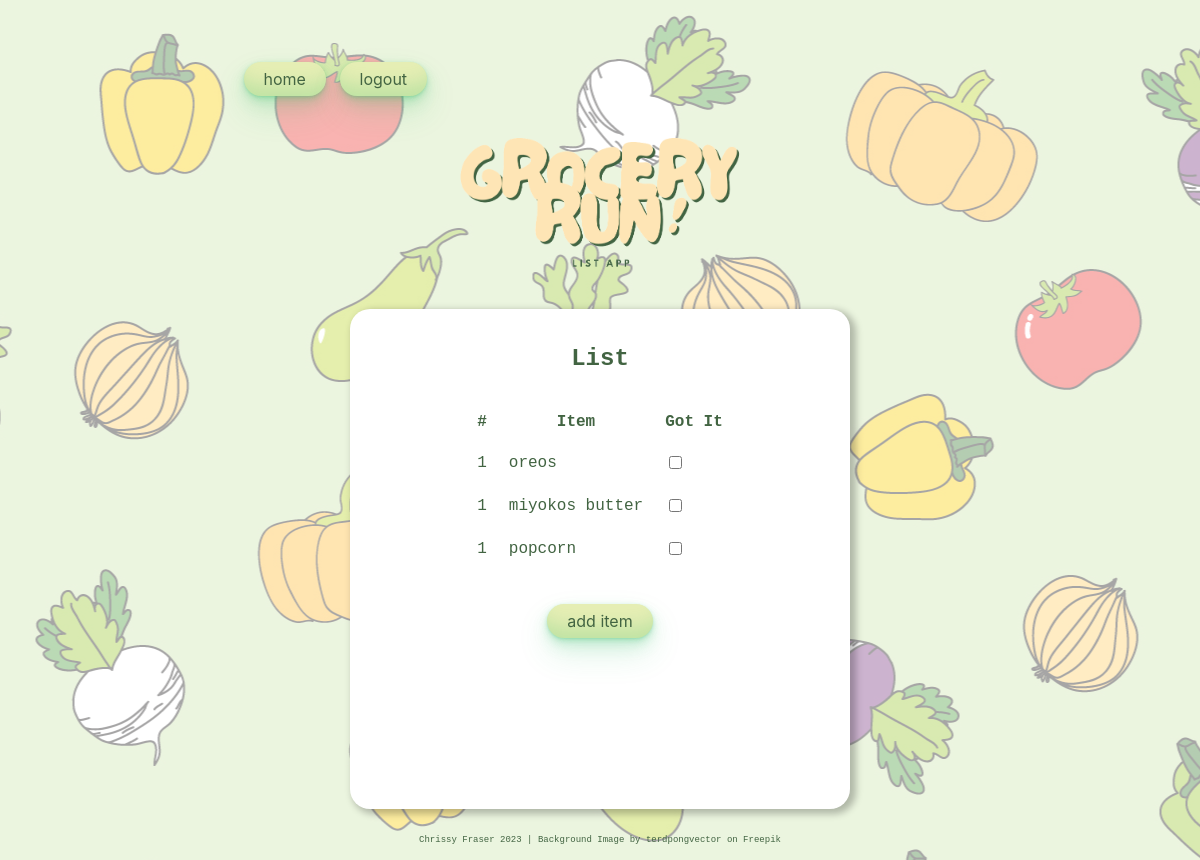
/grocery_run/home/ (signed in), run on an earlier commit of the app's database.
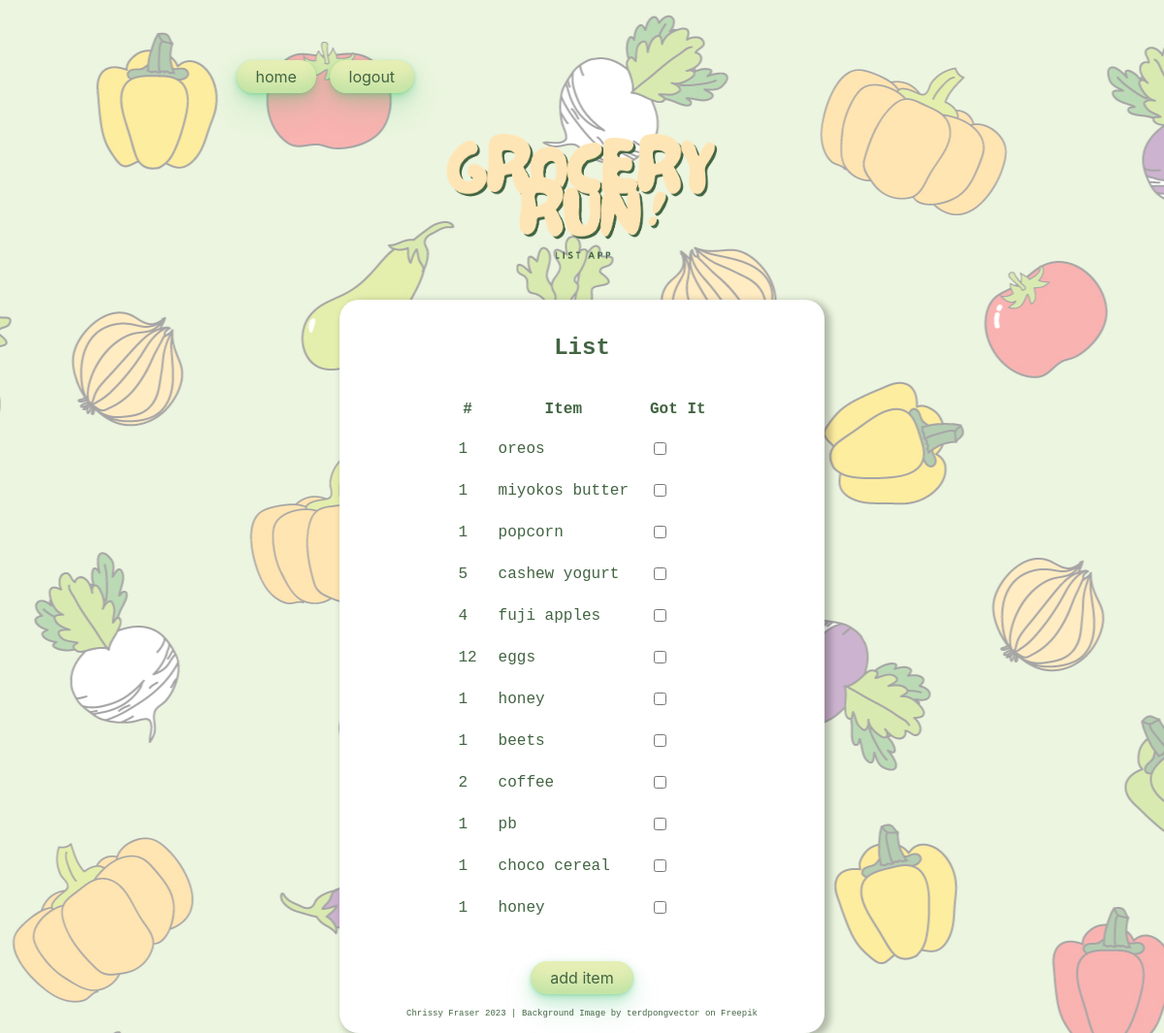
And on a later commit of the database.
### grocery_run/models.py (models this page shows, shortened)
class Item(models.Model):
    name = models.CharField(max_length=100)
    quantity = models.CharField(max_length=100, null=True, default=1)
    store_name = models.ForeignKey("Store", related_name="store", on_delete=models.PROTECT, null=True, blank=True)
    user = models.ForeignKey(User, related_name="user", on_delete=models.CASCADE, default=1)
    bought = models.BooleanField(default=False)

### grocery_run/views.py (the view)
# urls.py: path("home/", ItemListView.as_view(), name="home"),
class ItemListView(LoginRequiredMixin, ListView):
    model = Item
    template_name = "index.html"
    def get_queryset(self):
        return Item.objects.filter(user=self.request.user)

### grocery_run/templates/index.html
{% extends "base.html" %}
{% block content %}
<h2>List</h2>
<table table-layout="auto">
    <thead>
        <tr>
            <th>#</th>
            <th>Item</th>
            <th>Got It</th>
        </tr>
    </thead>
    <tbody>
        {% for item in object_list %}
        <tr>
            <td>{{ item.quantity }}</td>
            <td><a href="{% url 'update_item' item.id %}">{{ item.name|lower }}</a></td>
            <td><input id="checkbox" type="checkbox" | {{ item.bought }}?></td>
        </tr>
        {% endfor %}
    </tbody>
</table>
        <button class="button-33" type="button">
            <a href="{% url "create_item" %}">add item</a>
        </button>
{% endblock content%}

### grocery_run/templates/base.html (shortened to what this page needs)
{% load static %}
<!DOCTYPE html>
<html lang="en">
    <head>
        <link rel="stylesheet" href="{% static 'css/app.css' %}">
    </head>
    <div id="page-container">
        <header>
            <nav>
                <a class="button-33" id="nav-button" href="{% url "home" %}">home</a>
                <a class="button-33" id="nav-button" href="{% url "logout" %}">logout</a>
            </nav>
            <div >
                <img id="logo" src="{% static "img/gr-y.png" %}"/>
            </div>
        </header>
        <body>
            <div  class="container" id="content-wrap">
            {% block content %}
            {% endblock content %}
            </div>
        </body>
        <footer>
            <p>Chrissy Fraser 2023 | <a href="https://www.freepik.com/free-vector/healthy-vegetables-background_848742.htm#query=vegetable%20drawing%20cute%20background&position=5&from_view=search&track=ais">Background Image by terdpongvector</a> on Freepik<p>
        </footer>
    </div>
</html>

### grocery_run/static/css/app.css (style rules this page uses)
html { background-image: url("/static/img/veg-bg.jpg"); background-color: rgba(255, 255, 255, 0.6); background-blend-mode: lighten; color: #426442; display: table; margin: auto; padding-top: 5%; font-family: 'Courier New', Courier, monospace; }
html, body { height: 100%; }
body { display: table-cell; }
th { text-align: center; }
table { border-spacing: 20px; text-align:left; margin-left: auto; margin-right: auto; margin-bottom: 5%; }
td { border-spacing: 20px; text-align: left; }
button { font-family: 'Courier New', Courier, monospace; border-radius: 1rem; text-decoration: none; }
a { text-decoration: none; color: #426442; }
#logo { display: block; margin-left: auto; margin-right: auto; width: 40%; margin-bottom: 5%; }
.button-33 { background-color: #e5eeb4; border-radius: 100px; box-shadow: rgba(44, 187, 99, .2) 0 -25px 18px -14px inset, rgba(44, 187, 99, .15) 0 1px 2px, rgba(44, 187, 99, .15) 0 2px 4px, rgba(44, 187, 99, .15) 0 4px 8px, rgba(44, 187, 99, .15) 0 8px 16px, rgba(44, 187, 99, .15) 0 16px 32px; color: #426442; cursor: pointer; display: inline-block; font-family: CerebriSans-Regular, -apple-system, system-ui, Roboto, sans-serif; padding: 7px 20px; text-align: center; text-decoration: none; transition: all 250ms; border: 0; font-size: 16px; user-select: none; -webkit-user-select: none; touch-action: manipulation; }
nav { margin-left: auto; margin-bottom:5%; }
#nav-button { background-color: #e5eeb4; margin: 2px; }
.container { width: 100%; height: auto; min-height: 500px; max-width: 500px; min-width: 250px; background: #ffffff; background-size: 25px 25px; border-radius: 20px; box-shadow: 4px 3px 7px 2px #00000040; padding: 1rem; box-sizing: border-box; margin: auto; text-align: center; }
footer { font-size: xx-small; text-align: center; align-content: center; position: absolute; bottom: 0; width: 100%; height: 2.5rem; }
#page-container { position: relative; min-height: 100vh; margin: auto; }
#content-wrap { padding-bottom: 2.5rem; }
#checkbox { accent-color: #e5eeb4; }

What changed in the data, as far as the page shows it:
added Item: quantity "5", name "cashew yogurt"
added Item: quantity "4", name "fuji apples"
added Item: quantity "12", name "eggs"
added Item: quantity "1", name "honey"
added Item: quantity "1", name "beets"
added Item: quantity "2", name "coffee"
added Item: quantity "1", name "pb"
added Item: quantity "1", name "choco cereal"
added Item: quantity "1", name "honey"
